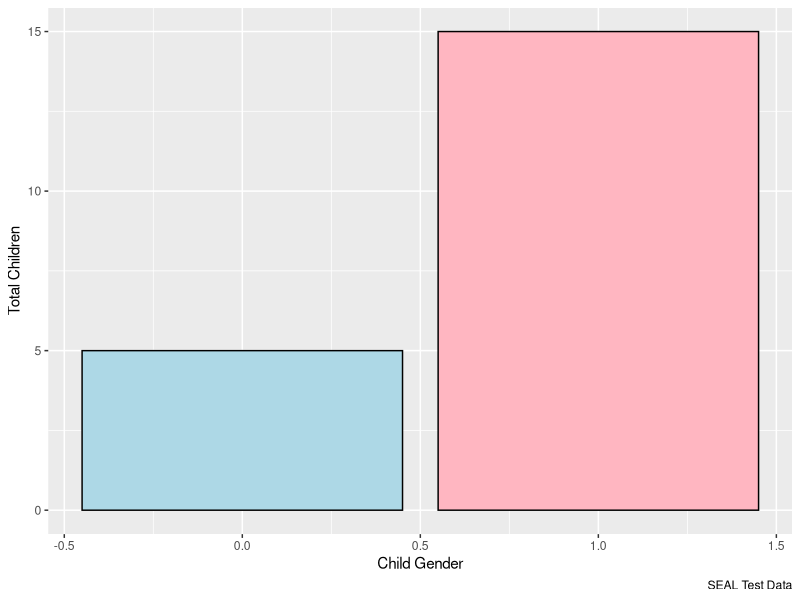
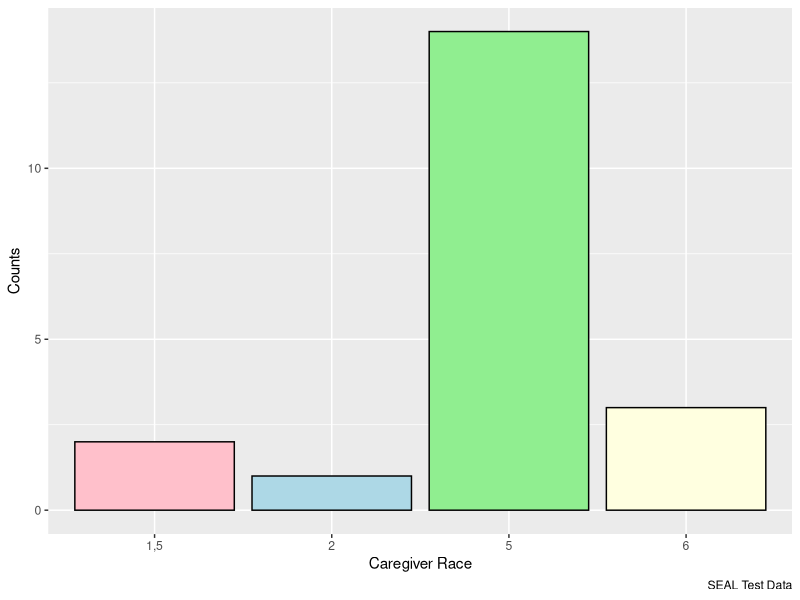

These figures' R source, in order:
## ---- chunk 1
#testplot
testdata <- read.csv(file = 'Test_Data.csv')
library(ggplot2)
KGender <- ggplot(data = testdata, aes(x=SEAL.C1.DERI.002)) + geom_bar(show.legend=TRUE, fill=c("light blue","light pink"), colour="black")+ labs(caption = "SEAL Test Data", x = "Child Gender", y = "Total Children")
CGRace <- ggplot(data = testdata, aes(x=SEAL.C1.DERI.003)) + geom_bar(show.legend=TRUE, fill=c("pink","light blue","light green", "light yellow"), colour="black")+ labs(caption = "SEAL Test Data", x = "Caregiver Race", y = "Counts")
## ---- chunk 2
plot(KGender)
plot(CGRace)

